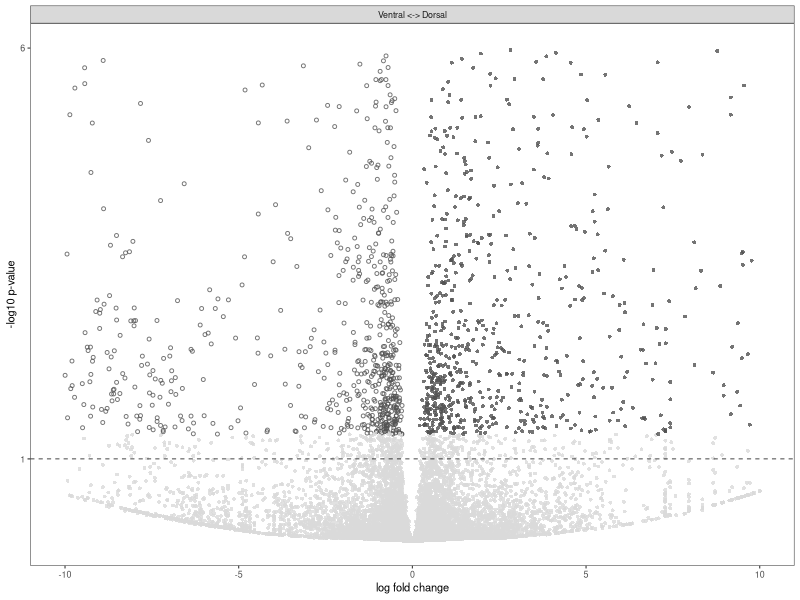
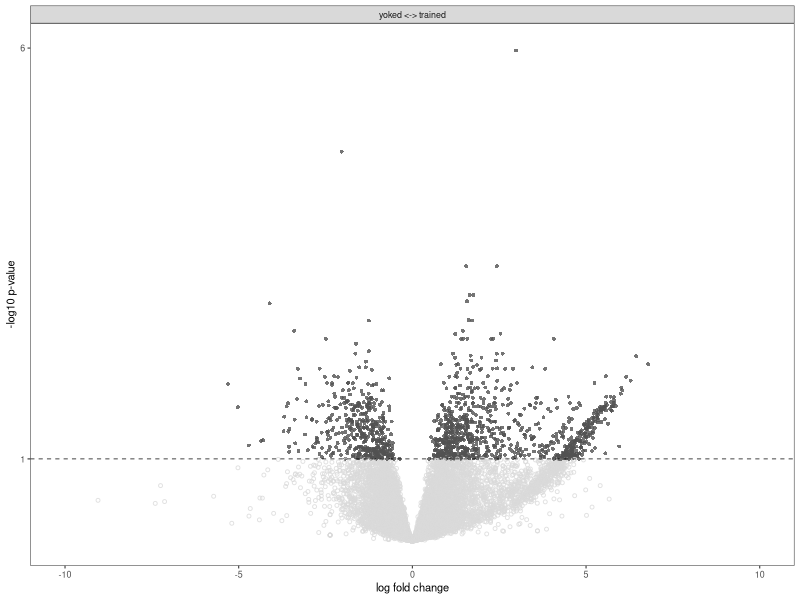
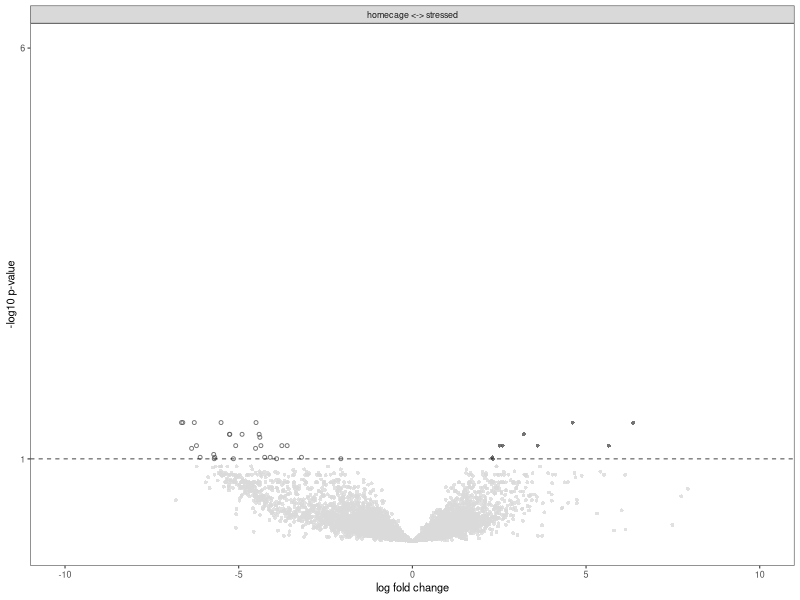
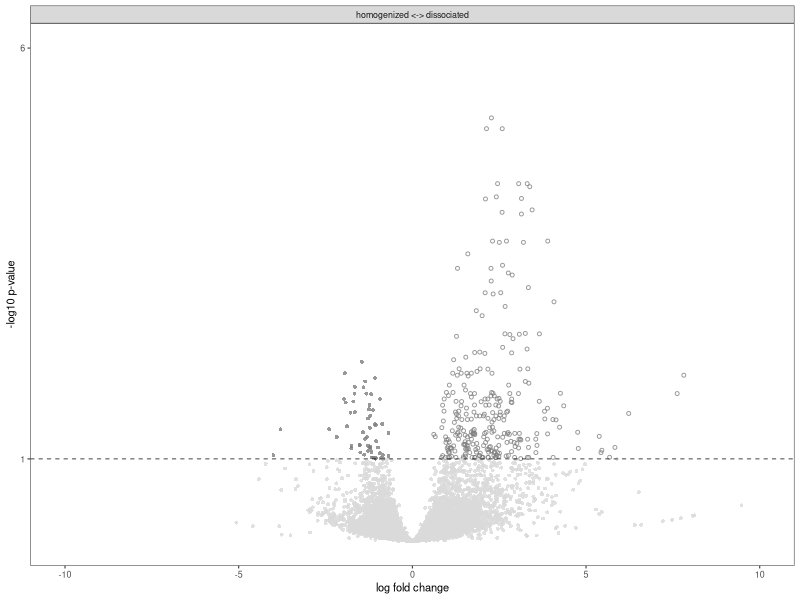
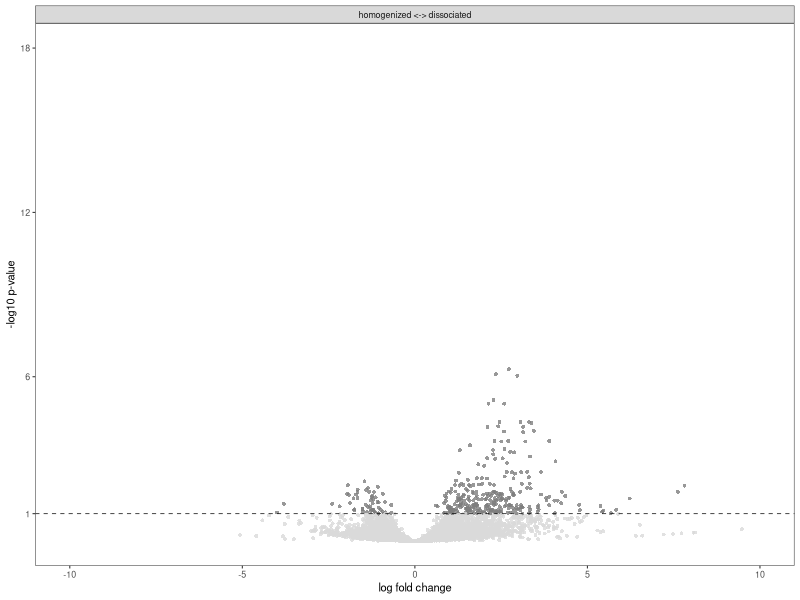
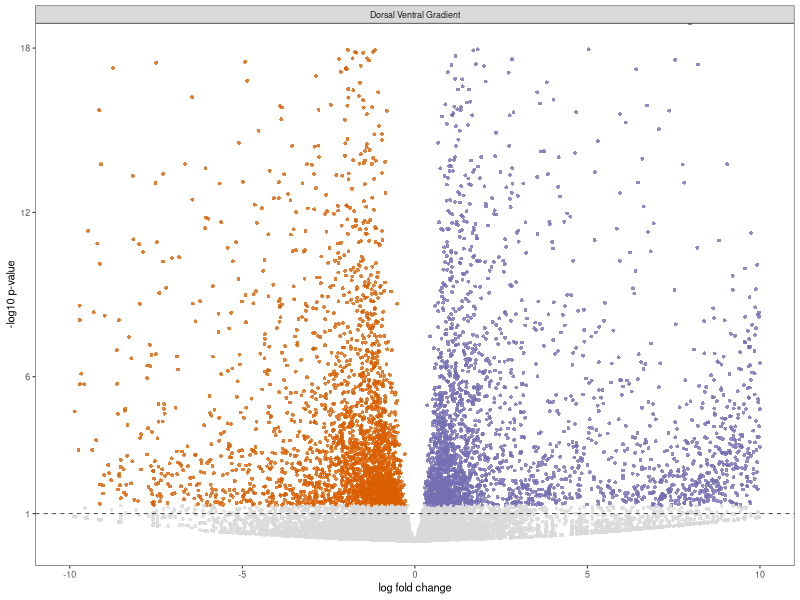
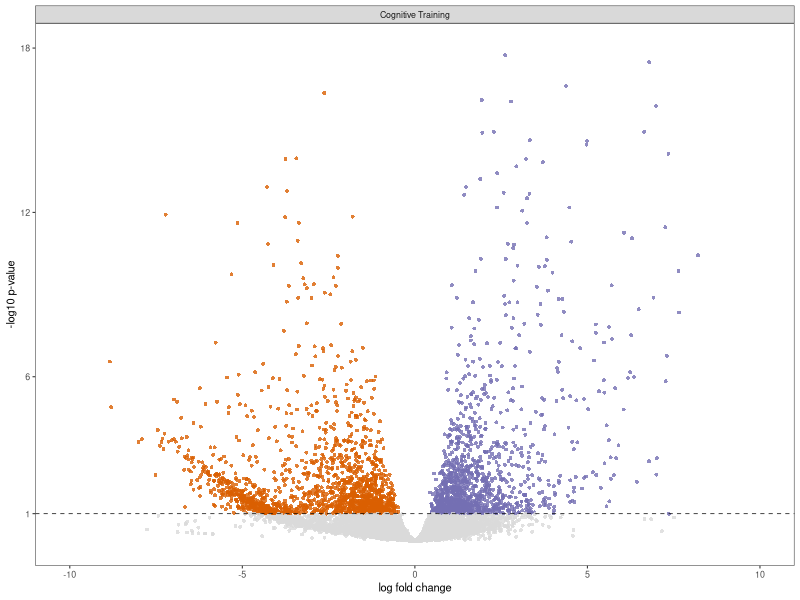
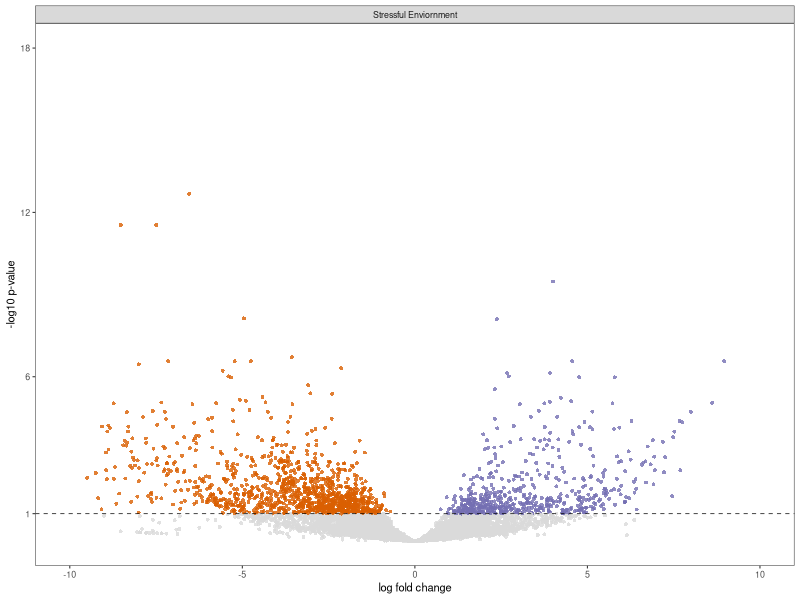

Recreate these plots in R, in order.
## ---- chunk 1
library(ggplot2)
library(cowplot)

# set output file for figures 
knitr::opts_chunk$set(fig.path = '../figures/volcanoplots/')
## ---- chunk 2
cembrowski <- read.csv("../results/04_cembrowski_volcanoTreatment.csv", header = T, row.names = 1)
cembrowski$wrap <- "Ventral <-> Dorsal"
cembrowskicolor <- c("ventral" = "#525252", "dorsal" = "#525252", "none" = "#d9d9d9")


cognition <- read.csv("../results/03_cognition_volcanoTreatment.csv", header = T, row.names = 1)
cognition$wrap <- "yoked <-> trained"
cognitioncolor <-  c("trained" = "#525252", "yoked" = "#525252", "none" = "#d9d9d9")

stress <- read.csv("../results/02_stress_volcanoTreatment.csv", header = T, row.names = 1)
stress$wrap <- "homecage <-> stressed"
stresscolor <-  c("shocked" = "#525252", "homecage" = "#525252", "none" = "#d9d9d9")

dissociation <- read.csv("../results/01_dissociation_volcanoTreatment.csv", header = T, row.names = 1)
dissociation$wrap <- "homogenized <-> dissociated"
dissociationcolor <-  c("dissociated" = "#525252", "control" = "#525252", "none" = "#d9d9d9")

## ---- chunk 3
VolcanoTreatment <- function(filename, colorval){
  data <- filename
  volcanoplot <- ggplot(data, aes(x = lfc, y = pvalue)) + 
  geom_point(aes(color = factor(color), shape = factor(color)), 
             size = 1, alpha = 0.8, na.rm = T) +
  theme_bw(base_size = 8) + # clean up theme
  theme(legend.position = "none",
        panel.grid.minor=element_blank(),
        panel.grid.major=element_blank())+
  scale_color_manual(values = colorval) +
  scale_x_continuous(name="log fold change",
                      limits = c(-10, 10)) +
  scale_y_continuous(name="-log10 p-value",
                     limits = c(0, 6),
                     breaks = c(1,6)) +
  geom_hline(yintercept = 1,  size = 0.25, linetype = 2 ) + 
  scale_shape_manual(values = c(1,16,16)) +
    facet_wrap(~wrap)
  plot(volcanoplot)
  myfile = paste("../figures/volcanoplots/Treatment_", substitute(filename), ".pdf", sep="")
  pdf(file = myfile, width=1.75, height=2)
  plot(volcanoplot)
  dev.off()
}
## ---- chunk 4
VolcanoTreatment(cembrowski, cembrowskicolor)
VolcanoTreatment(cognition, cognitioncolor)
VolcanoTreatment(stress, stresscolor)
VolcanoTreatment(dissociation, dissociationcolor)
## ---- chunk 5
VolcanoCA1DG <- function(filename){
  data <- filename
  volcanoplot <- ggplot(data, aes(x = lfc, y = pvalue)) + 
  geom_point(aes(color = factor(color), shape = factor(color)), 
             size = 1, alpha = 0.8, na.rm = T) + # add gene points
  theme_bw(base_size = 8) + # clean up theme
  theme(legend.position = "none", # remove legend 
        panel.grid.minor=element_blank(),
        panel.grid.major=element_blank()) + 
  scale_color_manual(values = c("CA1" = "#7570b3",
                                "DG" = "#d95f02", 
                                "none" = "#d9d9d9")) +   
  scale_x_continuous(name="log fold change",
                     limits = c(-10, 10)) +
  scale_y_continuous(name="-log10 p-value",
                     limits = c(0, 18),
                     breaks = c(1,6,12,18)) +
  geom_hline(yintercept = 1,  size = 0.25, linetype = 2 ) + 
  scale_shape_manual(values = c(16,16,16)) +
    facet_wrap(~wrap)
  plot(volcanoplot)
  myfile = paste("../figures/volcanoplots/CA1DG_", substitute(filename), ".pdf", sep="")
  pdf(file = myfile, width=1.75, height=2)
  plot(volcanoplot)
  dev.off()
}
VolcanoCA1DG(dissociation)

## ---- chunk 6
cembrowski <- read.csv("../results/04_cembrowski_volcanoCA1DG.csv", header = T, row.names = 1)
cembrowski$wrap <- "Dorsal Ventral Gradient"

cognition <- read.csv("../results/03_cognition_volcanoCA1DG.csv", header = T, row.names = 1)
cognition$wrap <- "Cognitive Training"

stress <- read.csv("../results/02_stress_volcanoCA1DG.csv", header = T, row.names = 1)
stress$wrap <- "Stressful Enviornment"

dissociation <- read.csv("../results/01_dissociation_volcanoCA1DG.csv", header = T, row.names = 1)
dissociation$wrap <- "DG <-> CA1"
## ---- chunk 7
VolcanoCA1DG(cembrowski)
VolcanoCA1DG(cognition)
VolcanoCA1DG(stress)
VolcanoCA1DG(dissociation)
